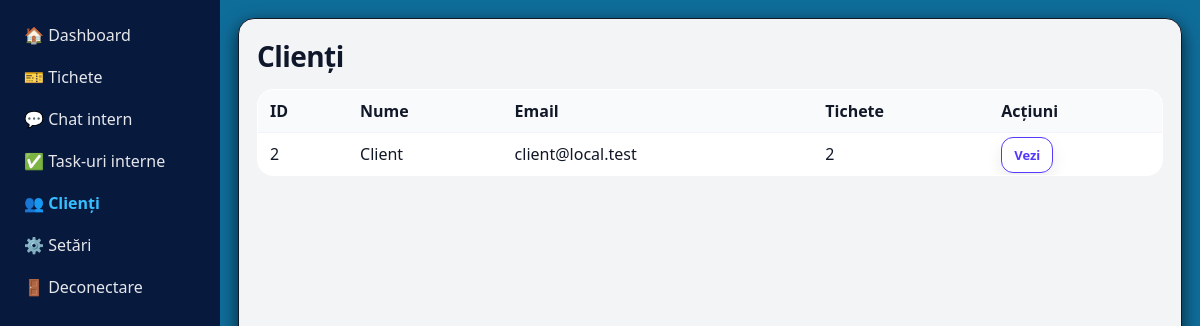
Page /?route=admin/clients (signed in) on the committed database.
### tables this page shows
CREATE TABLE `users` (
  `id` int(11) NOT NULL,
  `name` varchar(100) NOT NULL,
  `company` varchar(255) DEFAULT NULL,
  `email` varchar(100) NOT NULL,
  `phone` varchar(50) DEFAULT NULL,
  `password` varchar(255) NOT NULL,
  `role` varchar(50) DEFAULT 'employee',
  `created_at` timestamp NOT NULL DEFAULT current_timestamp(),
  `address` varchar(255) DEFAULT NULL,
  `avatar` varchar(255) DEFAULT NULL,
  `city` varchar(100) DEFAULT NULL,
  `country` varchar(100) DEFAULT NULL,
  `vat` varchar(50) DEFAULT NULL,
  `is_active` tinyint(1) NOT NULL DEFAULT 1,
  `last_seen_tickets_at` datetime DEFAULT NULL,
  `last_seen_tasks_at` datetime DEFAULT NULL,
  `last_seen_chat_v2_msg_id` int(11) DEFAULT NULL,
  `last_seen_chat_msg_id` int(11) DEFAULT NULL
);

### app/controllers/ClientController.php (called while the page is built, shortened)
<?php
class ClientController
{
    public function index()
    {
        global $pdo;
        try {
            $stmt = $pdo->query("
                SELECT
                    u.id, u.name, u.email, u.company, u.phone,
                    (SELECT COUNT(*) FROM tickets t WHERE t.client_id = u.id) AS tickets_count
                FROM users u
                WHERE u.role = 'client' AND u.is_active = 1
                ORDER BY u.id DESC
            ");
        } catch (PDOException $e) {
            if (strpos($e->getMessage(), 'Unknown column') !== false) {
                $pdo->exec("ALTER TABLE users ADD COLUMN is_active TINYINT(1) NOT NULL DEFAULT 1");
                $stmt = $pdo->query("
                    SELECT
                        u.id, u.name, u.email, u.company, u.phone,
                        (SELECT COUNT(*) FROM tickets t WHERE t.client_id = u.id) AS tickets_count
                    FROM users u
                    WHERE u.role = 'client' AND u.is_active = 1
                    ORDER BY u.id DESC
                ");
            } else {
                throw $e;
            }
        }
        $clients = $stmt->fetchAll(PDO::FETCH_ASSOC);
        require __DIR__ . '/../views/admin/clients/index.php';
    }
}

### app/views/admin/clients/index.php (the view, shortened to what this page needs)
<?php require __DIR__ . '/../_layout_start.php'; ?>
<div class="page-header">
  <div class="page-header__left">
    <h2 class="page-header__title">Clienți</h2>
  </div>
</div>
<?php if (empty($clients)): ?>
  <p>Nu s-au găsit clienți.</p>
<?php else: ?>
  <div class="table-wrap rtable">
  <table class="table">
    <thead>
      <tr>
        <th>ID</th>
        <th>Nume</th>
        <th>Email</th>
        <th>Tichete</th>
        <th>Acțiuni</th>
      </tr>
    </thead>
    <tbody>
      <?php foreach ($clients as $c): ?>
        <tr>
          <td><?= (int)$c['id'] ?></td>
          <td><?= htmlspecialchars($c['name']) ?></td>
          <td><?= htmlspecialchars($c['email']) ?></td>
          <td><?= (int)($c['tickets_count'] ?? 0) ?></td>
          <td>
            <a class="btn"
               href="<?= BASE_URL ?>admin/client&id=<?= (int)$c['id'] ?>">
              Vezi
            </a>
          </td>
        </tr>
      <?php endforeach; ?>
    </tbody>
  </table>
  </div>
<?php endif; ?>
<?php require __DIR__ . '/../_layout_end.php'; ?>

### assets/css/parts/base.css (style rules this page uses)
:root { --bg: #f6f7f9; --surface: #ffffff; --surface-2: #fafafa; --text: #0f172a; --muted: #64748b; --border: rgba(17, 24, 39, 0.10); --border-strong: rgba(17, 24, 39, 0.16); --primary: #635bff; --primary-hover: #4f46ff; --primary-soft: #eef2ff; --sidebar-bg: #f3f4f6; --sidebar-border: #e5e7eb; --primary-600: #4f46ff; --radius-sm: 10px; --radius-md: 12px; --radius-lg: 16px; --shadow-sm: 0 4px 12px rgba(0,0,0,.06); --shadow-md: 0 14px 30px rgba(0,0,0,.10); }
* { box-sizing: border-box; }
html, body { height: 100%; overflow-x: hidden; }
body { margin: 0; font-family: ui-sans-serif, system-ui, -apple-system, Segoe UI, Roboto, Arial, "Noto Sans", "Liberation Sans", sans-serif; background: var(--bg); color: var(--text); -webkit-font-smoothing: antialiased; -moz-osx-font-smoothing: grayscale; }
a { color: inherit; }
:where(a, button, input, select, textarea):focus-visible { outline: 3px solid rgba(99, 91, 255, 0.25); outline-offset: 2px; }

### assets/css/parts/ui.css (style rules this page uses)
.btn, .tab-btn { padding: 8px 14px; border-radius: 12px; border: 1px solid #533afd; background: #ffffff; color: #533afd; cursor: pointer; font-weight: 700; line-height: 1; font-size: 15px; text-decoration: none !important; box-shadow: 0 6px 16px rgba(0, 0, 0, 0.08); transition: transform 0.08s ease, box-shadow 0.18s ease, background 0.18s ease; }
a.btn, a.btn:link, a.btn:visited, a.btn:hover, a.btn:active, .content a.btn, .content a.btn:link, .content a.btn:visited, .content a.btn:hover, .content a.btn:active { text-decoration: none !important; }
.table-wrap { overflow-x: auto; -webkit-overflow-scrolling: touch; border-radius: 16px; }
@media (min-width: 641px) { .rtable { display: block !important; } }
.page-header { display: flex; align-items: flex-start; justify-content: space-between; gap: 14px; margin: 0 0 16px; }
.page-header__left { min-width: 0; }
.page-header__title { margin: 0; font-size: 28px; font-weight: 700; letter-spacing: -0.02em; }
.table-wrap { width: 100%; overflow: auto; -webkit-overflow-scrolling: touch; }
.table { width: 100%; border-collapse: collapse; background: var(--sidebar-bg); border: 1px solid rgba(17, 24, 39, 0.1); border-radius: 16px; overflow: hidden; }
.table th, .table td { padding: 10px 12px; text-align: left; border-top: 1px solid #f1f5f9; }
.table th { background: #f9fafb; font-weight: 700; border-top: none; }
.table .btn, .table button { white-space: nowrap; }
.table .btn { padding: 8px 12px; border-radius: 12px; font-size: 13px; }
.page-title, h2 { margin: 0 0 14px; font-size: 26px; font-weight: 600; }
.page-header { display: flex; align-items: flex-start; justify-content: space-between; gap: 14px; margin: 0 0 14px; }

### assets/css/parts/admin.css (style rules this page uses)
.table { width: 100%; border-collapse: collapse; background: #fff; border: 1px solid rgba(17, 24, 39, 0.1); border-radius: 16px; overflow: hidden; }
.table th, .table td { padding: 10px 12px; text-align: left; border-top: 1px solid #f1f5f9; }
.table th { background: #f9fafb; font-weight: 700; border-top: none; }
.table td { color: #111827; }
.table th { color: #111827; }

### rows in the picture
users: id "2", name "Client", email "client@local.test", tickets_count "2"
